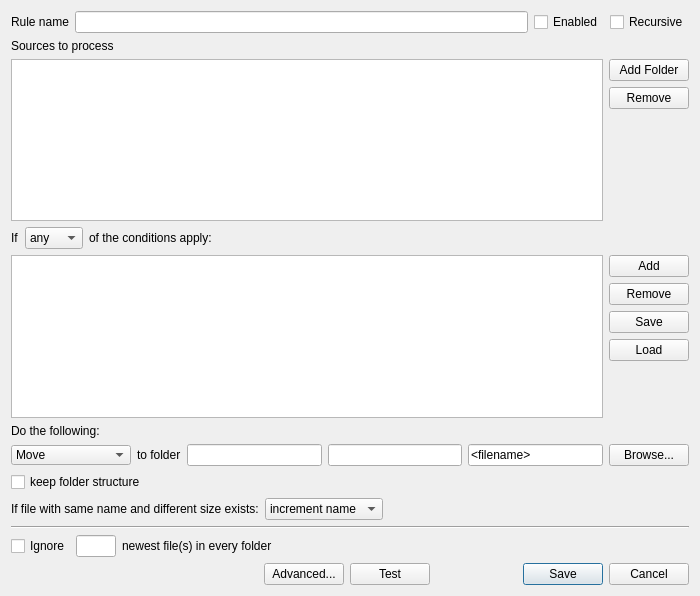
<?xml version="1.0" encoding="UTF-8"?>
<ui version="4.0">
 <class>RuleEditWindow</class>
 <widget class="QDialog" name="RuleEditWindow">
  <property name="windowModality">
   <enum>Qt::WindowModality::ApplicationModal</enum>
  </property>
  <property name="geometry">
   <rect>
    <x>0</x>
    <y>0</y>
    <width>700</width>
    <height>596</height>
   </rect>
  </property>
  <property name="sizePolicy">
   <sizepolicy hsizetype="Expanding" vsizetype="Expanding">
    <horstretch>0</horstretch>
    <verstretch>0</verstretch>
   </sizepolicy>
  </property>
  <property name="windowTitle">
   <string>Add/Edit Rule</string>
  </property>
  <layout class="QGridLayout" name="gridLayout_2">
   <item row="1" column="0">
    <layout class="QGridLayout" name="gridLayout" rowstretch="0,0,0,0,0,0,0,0,0,0,0,0,0">
     <item row="7" column="0">
      <layout class="QHBoxLayout" name="horizontalLayout_6">
       <item>
        <widget class="QCheckBox" name="keepFolderStructureCheckBox">
         <property name="text">
          <string>keep folder structure</string>
         </property>
        </widget>
       </item>
      </layout>
     </item>
     <item row="6" column="1">
      <layout class="QHBoxLayout" name="horizontalLayout_5">
       <item>
        <widget class="QPushButton" name="folderBrowseButton">
         <property name="text">
          <string>Browse...</string>
         </property>
        </widget>
       </item>
      </layout>
     </item>
     <item row="3" column="0">
      <layout class="QFormLayout" name="formLayout_5">
       <item row="0" column="0">
        <widget class="QLabel" name="label_3">
         <property name="text">
          <string>If</string>
         </property>
        </widget>
       </item>
       <item row="0" column="1">
        <layout class="QFormLayout" name="formLayout_6">
         <item row="0" column="0">
          <widget class="QComboBox" name="conditionSwitchComboBox">
           <item>
            <property name="text">
             <string>any</string>
            </property>
           </item>
           <item>
            <property name="text">
             <string>all</string>
            </property>
           </item>
           <item>
            <property name="text">
             <string>none</string>
            </property>
           </item>
          </widget>
         </item>
         <item row="0" column="1">
          <widget class="QLabel" name="label_4">
           <property name="text">
            <string>of the conditions apply:</string>
           </property>
          </widget>
         </item>
        </layout>
       </item>
      </layout>
     </item>
     <item row="6" column="0">
      <layout class="QHBoxLayout" name="horizontalLayout_2" stretch="1,1,5,5,5,0">
       <item>
        <widget class="QComboBox" name="actionComboBox">
         <property name="sizePolicy">
          <sizepolicy hsizetype="Preferred" vsizetype="Fixed">
           <horstretch>0</horstretch>
           <verstretch>0</verstretch>
          </sizepolicy>
         </property>
         <property name="minimumSize">
          <size>
           <width>0</width>
           <height>0</height>
          </size>
         </property>
         <property name="maximumSize">
          <size>
           <width>120</width>
           <height>20</height>
          </size>
         </property>
         <property name="baseSize">
          <size>
           <width>110</width>
           <height>0</height>
          </size>
         </property>
         <property name="editable">
          <bool>false</bool>
         </property>
         <property name="duplicatesEnabled">
          <bool>false</bool>
         </property>
         <item>
          <property name="text">
           <string>Move</string>
          </property>
         </item>
         <item>
          <property name="text">
           <string>Delete</string>
          </property>
         </item>
         <item>
          <property name="text">
           <string>Send to Trash</string>
          </property>
         </item>
         <item>
          <property name="text">
           <string>Rename</string>
          </property>
         </item>
         <item>
          <property name="text">
           <string>Copy</string>
          </property>
         </item>
         <item>
          <property name="text">
           <string>Move to subfolder</string>
          </property>
         </item>
        </widget>
       </item>
       <item>
        <widget class="QLabel" name="toFolderLabel">
         <property name="text">
          <string>to folder</string>
         </property>
        </widget>
       </item>
       <item>
        <widget class="QLineEdit" name="targetFolderEdit">
         <property name="sizePolicy">
          <sizepolicy hsizetype="MinimumExpanding" vsizetype="Fixed">
           <horstretch>0</horstretch>
           <verstretch>0</verstretch>
          </sizepolicy>
         </property>
         <property name="toolTip">
          <string>&lt;html&gt;&lt;head/&gt;&lt;body&gt;&lt;p&gt;You can use the following tokens:&lt;/p&gt;&lt;p&gt;&amp;lt;type&amp;gt; will be replaced with file type&lt;/p&gt;&lt;/body&gt;&lt;/html&gt;</string>
         </property>
        </widget>
       </item>
       <item>
        <widget class="QLineEdit" name="subfolderEdit">
         <property name="sizePolicy">
          <sizepolicy hsizetype="MinimumExpanding" vsizetype="Fixed">
           <horstretch>0</horstretch>
           <verstretch>0</verstretch>
          </sizepolicy>
         </property>
         <property name="toolTip">
          <string>&lt;html&gt;&lt;head/&gt;&lt;body&gt;&lt;p&gt;You can use the following tokens:&lt;/p&gt;&lt;p&gt;&amp;lt;type&amp;gt; will be replaced with file type&lt;/p&gt;&lt;/body&gt;&lt;/html&gt;</string>
         </property>
        </widget>
       </item>
       <item>
        <widget class="QLineEdit" name="renameEdit">
         <property name="enabled">
          <bool>true</bool>
         </property>
         <property name="sizePolicy">
          <sizepolicy hsizetype="MinimumExpanding" vsizetype="Fixed">
           <horstretch>0</horstretch>
           <verstretch>0</verstretch>
          </sizepolicy>
         </property>
         <property name="toolTip">
          <string>&lt;!DOCTYPE HTML PUBLIC &quot;-//W3C//DTD HTML 4.0//EN&quot; &quot;http://www.w3.org/TR/REC-html40/strict.dtd&quot;&gt;
&lt;html&gt;&lt;head&gt;&lt;meta name=&quot;qrichtext&quot; content=&quot;1&quot; /&gt;&lt;style type=&quot;text/css&quot;&gt;
p, li { white-space: pre-wrap; }
&lt;/style&gt;&lt;/head&gt;&lt;body style=&quot; font-family:'MS Shell Dlg 2'; font-size:8pt; font-weight:400; font-style:normal;&quot;&gt;
&lt;p style=&quot; margin-top:0px; margin-bottom:0px; margin-left:0px; margin-right:0px; -qt-block-indent:0; text-indent:0px; line-height:19px;&quot;&gt;You can use the following tokens:&lt;/p&gt;
&lt;p style=&quot; margin-top:0px; margin-bottom:0px; margin-left:0px; margin-right:0px; -qt-block-indent:0; text-indent:0px; line-height:19px;&quot;&gt;&amp;lt;filename&amp;gt; will be replaced with file/folder name&lt;/p&gt;
&lt;p style=&quot; margin-top:0px; margin-bottom:0px; margin-left:0px; margin-right:0px; -qt-block-indent:0; text-indent:0px; line-height:19px;&quot;&gt;&amp;lt;folder&amp;gt; will be replaced with the parent folder name&lt;/p&gt;
&lt;p style=&quot; margin-top:0px; margin-bottom:0px; margin-left:0px; margin-right:0px; -qt-block-indent:0; text-indent:0px; line-height:19px;&quot;&gt;&amp;lt;replace:ABC:XYZ&amp;gt; will replace ABC with XYZ in file/folder name&lt;/p&gt;&lt;/body&gt;&lt;/html&gt;</string>
         </property>
         <property name="text">
          <string>&lt;filename&gt;</string>
         </property>
        </widget>
       </item>
       <item>
        <spacer name="horizontalSpacer_2">
         <property name="orientation">
          <enum>Qt::Orientation::Horizontal</enum>
         </property>
         <property name="sizeHint" stdset="0">
          <size>
           <width>0</width>
           <height>0</height>
          </size>
         </property>
        </spacer>
       </item>
      </layout>
     </item>
     <item row="4" column="0">
      <widget class="QListWidget" name="conditionListWidget"/>
     </item>
     <item row="4" column="1">
      <layout class="QFormLayout" name="formLayout_7">
       <item row="0" column="0">
        <widget class="QPushButton" name="conditionAddButton">
         <property name="text">
          <string>Add</string>
         </property>
        </widget>
       </item>
       <item row="1" column="0">
        <widget class="QPushButton" name="conditionRemoveButton">
         <property name="text">
          <string>Remove</string>
         </property>
        </widget>
       </item>
       <item row="2" column="0">
        <widget class="QPushButton" name="conditionSaveButton">
         <property name="text">
          <string>Save</string>
         </property>
        </widget>
       </item>
       <item row="3" column="0">
        <widget class="QPushButton" name="conditionLoadButton">
         <property name="text">
          <string>Load</string>
         </property>
        </widget>
       </item>
      </layout>
     </item>
     <item row="5" column="0">
      <widget class="QLabel" name="label_5">
       <property name="text">
        <string>Do the following:</string>
       </property>
      </widget>
     </item>
     <item row="0" column="0" colspan="2">
      <layout class="QHBoxLayout" name="horizontalLayout">
       <item>
        <widget class="QLabel" name="label">
         <property name="text">
          <string>Rule name</string>
         </property>
        </widget>
       </item>
       <item>
        <widget class="QLineEdit" name="ruleNameEdit"/>
       </item>
       <item>
        <widget class="QCheckBox" name="enabledCheckBox">
         <property name="text">
          <string>Enabled</string>
         </property>
        </widget>
       </item>
       <item>
        <widget class="QCheckBox" name="recursiveCheckBox">
         <property name="text">
          <string>Recursive</string>
         </property>
        </widget>
       </item>
      </layout>
     </item>
     <item row="2" column="0">
      <widget class="QListWidget" name="sourceListWidget">
       <property name="sizePolicy">
        <sizepolicy hsizetype="Expanding" vsizetype="Expanding">
         <horstretch>200</horstretch>
         <verstretch>0</verstretch>
        </sizepolicy>
       </property>
      </widget>
     </item>
     <item row="2" column="1">
      <layout class="QFormLayout" name="formLayout_3">
       <item row="0" column="0">
        <widget class="QPushButton" name="folderAddButton">
         <property name="text">
          <string>Add Folder</string>
         </property>
        </widget>
       </item>
       <item row="2" column="0">
        <widget class="QPushButton" name="sourceRemoveButton">
         <property name="text">
          <string>Remove</string>
         </property>
        </widget>
       </item>
      </layout>
     </item>
     <item row="1" column="0">
      <widget class="QLabel" name="label_2">
       <property name="text">
        <string>Sources to process</string>
       </property>
      </widget>
     </item>
     <item row="10" column="0">
      <layout class="QHBoxLayout" name="horizontalLayout_7">
       <item>
        <widget class="QLabel" name="fileWithSameNameLabel">
         <property name="text">
          <string>If file with same name and different size exists:</string>
         </property>
        </widget>
       </item>
       <item>
        <widget class="QComboBox" name="overwriteComboBox">
         <item>
          <property name="text">
           <string>increment name</string>
          </property>
         </item>
         <item>
          <property name="text">
           <string>overwrite</string>
          </property>
         </item>
        </widget>
       </item>
       <item>
        <spacer name="horizontalSpacer_4">
         <property name="orientation">
          <enum>Qt::Orientation::Horizontal</enum>
         </property>
         <property name="sizeHint" stdset="0">
          <size>
           <width>40</width>
           <height>0</height>
          </size>
         </property>
        </spacer>
       </item>
      </layout>
     </item>
    </layout>
   </item>
   <item row="6" column="0">
    <layout class="QHBoxLayout" name="horizontalLayout_8">
     <item>
      <spacer name="horizontalSpacer">
       <property name="orientation">
        <enum>Qt::Orientation::Horizontal</enum>
       </property>
       <property name="sizeHint" stdset="0">
        <size>
         <width>40</width>
         <height>20</height>
        </size>
       </property>
      </spacer>
     </item>
     <item>
      <widget class="QPushButton" name="advancedButton">
       <property name="text">
        <string>Advanced...</string>
       </property>
      </widget>
     </item>
     <item>
      <widget class="QPushButton" name="testButton">
       <property name="text">
        <string>Test</string>
       </property>
      </widget>
     </item>
     <item>
      <widget class="QDialogButtonBox" name="buttonBox">
       <property name="standardButtons">
        <set>QDialogButtonBox::StandardButton::Cancel|QDialogButtonBox::StandardButton::Save</set>
       </property>
      </widget>
     </item>
    </layout>
   </item>
   <item row="5" column="0">
    <spacer name="verticalSpacer">
     <property name="orientation">
      <enum>Qt::Orientation::Vertical</enum>
     </property>
     <property name="sizeHint" stdset="0">
      <size>
       <width>20</width>
       <height>40</height>
      </size>
     </property>
    </spacer>
   </item>
   <item row="3" column="0">
    <layout class="QHBoxLayout" name="horizontalLayout_3">
     <item>
      <widget class="QCheckBox" name="ignoreNewestCheckBox">
       <property name="text">
        <string>Ignore</string>
       </property>
      </widget>
     </item>
     <item>
      <widget class="QLineEdit" name="numberNewestEdit">
       <property name="maximumSize">
        <size>
         <width>40</width>
         <height>16777215</height>
        </size>
       </property>
      </widget>
     </item>
     <item>
      <widget class="QLabel" name="newestLabel">
       <property name="text">
        <string>newest file(s) in every folder</string>
       </property>
      </widget>
     </item>
     <item>
      <spacer name="horizontalSpacer_3">
       <property name="orientation">
        <enum>Qt::Orientation::Horizontal</enum>
       </property>
       <property name="sizeHint" stdset="0">
        <size>
         <width>40</width>
         <height>0</height>
        </size>
       </property>
      </spacer>
     </item>
    </layout>
   </item>
   <item row="2" column="0">
    <widget class="Line" name="line">
     <property name="orientation">
      <enum>Qt::Orientation::Horizontal</enum>
     </property>
    </widget>
   </item>
  </layout>
 </widget>
 <customwidgets/>
 <resources/>
 <connections/>
</ui>
